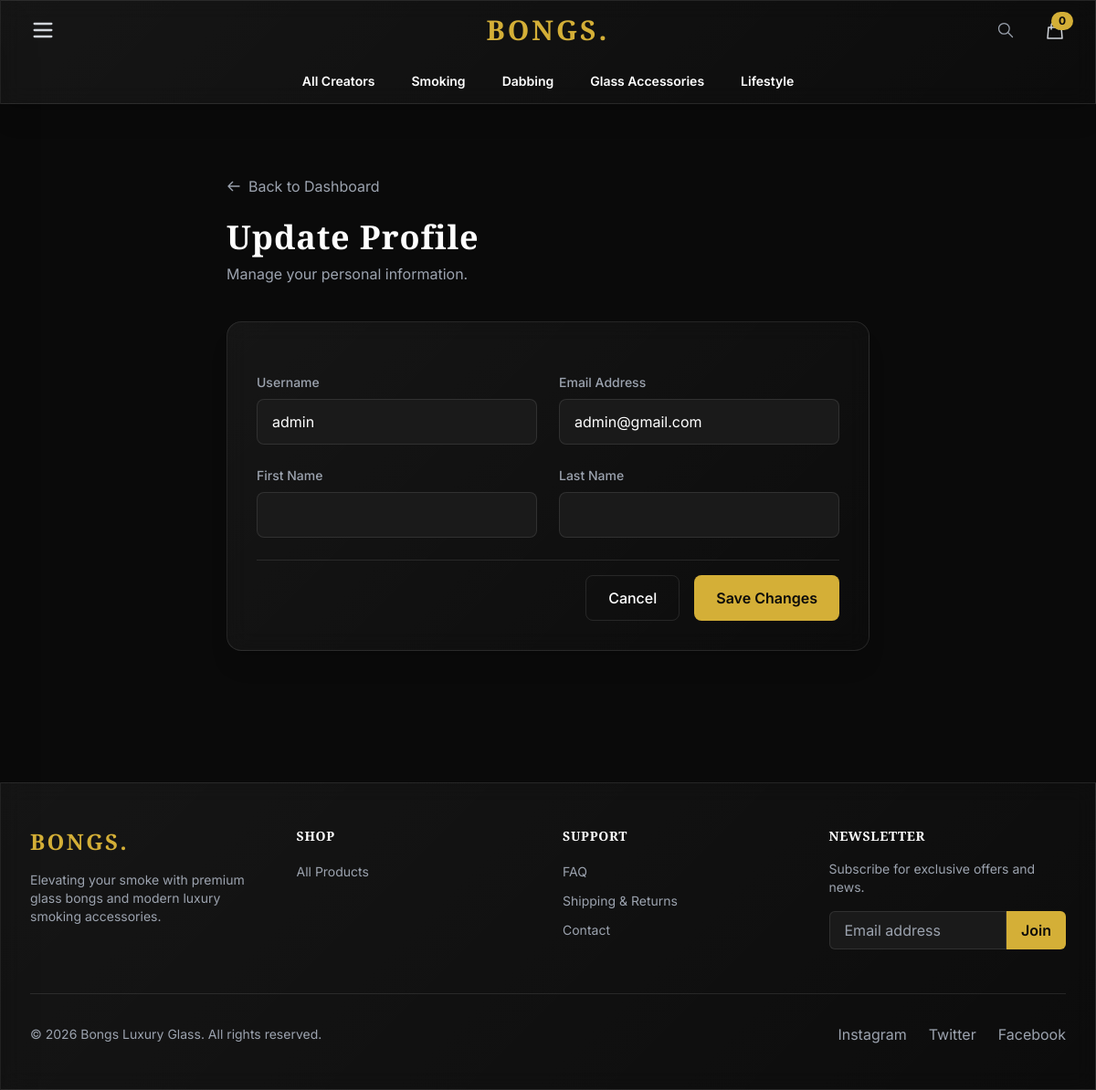
/profile/profile/update/ (signed in), run on the app's committed database.
### shop/models.py (models this page shows, shortened)
class Category(models.Model):
    parent = models.ForeignKey('self', related_name='children', on_delete=models.CASCADE, blank=True, null=True)
    name = models.CharField(max_length=200)
    slug = models.SlugField(max_length=200, unique=True)
    description = models.TextField(blank=True)
    image = models.ImageField(upload_to='categories/%Y/%m/%d', blank=True)
    class Meta:
        ordering = ['name']
        verbose_name_plural = 'categories'

### accounts/models.py (models this page shows, shortened)
class User(AbstractUser):
    email = models.EmailField(unique=True, blank=True)
    phone_number = models.CharField(max_length=20, blank=True, null=True)
    address = models.TextField(blank=True, null=True)
    USERNAME_FIELD = 'username'
    REQUIRED_FIELDS = ['email']

### accounts/views.py (the view)
# urls.py: path('profile/update/', views.profile_update, name='profile_update'),
@login_required
def profile_update(request):
    if request.method == 'POST':
        form = UserUpdateForm(request.POST, instance=request.user)
        if form.is_valid():
            form.save()
            messages.success(request, 'Your profile has been updated.')
            return redirect('accounts:dashboard')
    else:
        form = UserUpdateForm(instance=request.user)
    return render(request, 'accounts/profile_update.html', {'form': form})

### accounts/forms.py
class UserUpdateForm(forms.ModelForm):
    class Meta:
        model = User
        fields = ['username', 'first_name', 'last_name', 'email']
        widgets = {
            'username': forms.TextInput(attrs={'class': 'w-full bg-brand-muted border border-white/10 rounded-lg px-4 py-3 text-white focus:outline-none focus:border-brand-accent focus:ring-1 focus:ring-brand-accent'}),
            'first_name': forms.TextInput(attrs={'class': 'w-full bg-brand-muted border border-white/10 rounded-lg px-4 py-3 text-white focus:outline-none focus:border-brand-accent focus:ring-1 focus:ring-brand-accent'}),
            'last_name': forms.TextInput(attrs={'class': 'w-full bg-brand-muted border border-white/10 rounded-lg px-4 py-3 text-white focus:outline-none focus:border-brand-accent focus:ring-1 focus:ring-brand-accent'}),
            'email': forms.EmailInput(attrs={'class': 'w-full bg-brand-muted border border-white/10 rounded-lg px-4 py-3 text-white focus:outline-none focus:border-brand-accent focus:ring-1 focus:ring-brand-accent'}),
        }

### orders/cart.py (called while the page is built)
    def __len__(self):
        return sum(item['quantity'] for item in self.cart.values())

### orders/context_processors.py (called while the page is built)
def cart(request):
    return {'cart': Cart(request)}

### shop/context_processors.py (called while the page is built)
def shop_categories(request):
    top_names = ['All Creators', 'Smoking', 'Dabbing', 'Glass Accessories', 'Lifestyle']
    top_categories = Category.objects.filter(name__in=top_names, parent__isnull=True).prefetch_related('children__children')
    cases = [models.When(name=name, then=models.Value(i)) for i, name in enumerate(top_names)]
    top_categories = top_categories.annotate(custom_order=models.Case(*cases, output_field=models.IntegerField())).order_by('custom_order')
    return {'shop_top_categories': top_categories}

### templates/accounts/profile_update.html (shortened to what this page needs)
{% extends "base.html" %}
{% block content %}
<div class="max-w-3xl mx-auto px-4 sm:px-6 lg:px-8 py-16">
    <div class="mb-10">
        <a href="{% url 'accounts:dashboard' %}" class="text-gray-400 hover:text-white flex items-center gap-2 mb-6 transition-colors w-fit">
            <svg class="w-4 h-4" fill="none" stroke="currentColor" viewBox="0 0 24 24"><path stroke-linecap="round" stroke-linejoin="round" stroke-width="2" d="M10 19l-7-7m0 0l7-7m-7 7h18"/></svg>
            Back to Dashboard
        </a>
        <h1 class="text-4xl font-serif font-bold text-white">Update Profile</h1>
        <p class="text-gray-400 mt-2">Manage your personal information.</p>
    </div>
    <div class="glass-card p-8">
        <form method="POST" class="space-y-6">
            <div class="grid grid-cols-1 md:grid-cols-2 gap-6">
                <div>
                    <label class="block text-sm font-medium text-gray-400 mb-2">Username</label>
                    {{ form.username }}
                </div>
                <div>
                    <label class="block text-sm font-medium text-gray-400 mb-2">Email Address</label>
                    {{ form.email }}
                </div>
            </div>
            <div class="grid grid-cols-1 md:grid-cols-2 gap-6">
                <div>
                    <label class="block text-sm font-medium text-gray-400 mb-2">First Name</label>
                    {{ form.first_name }}
                </div>
                <div>
                    <label class="block text-sm font-medium text-gray-400 mb-2">Last Name</label>
                    {{ form.last_name }}
                </div>
            </div>
            <div class="pt-4 border-t border-white/10 flex justify-end gap-4 mt-8">
                <a href="{% url 'accounts:dashboard' %}" class="px-6 py-3 border border-white/10 text-white font-medium rounded-lg hover:bg-white/5 transition-colors">Cancel</a>
                <button type="submit" class="px-6 py-3 bg-brand-accent text-brand-dark font-semibold rounded-lg hover:bg-yellow-600 transition-colors">Save Changes</button>
            </div>
        </form>
    </div>
</div>
{% endblock %}

### templates/base.html (shortened to what this page needs)
<!DOCTYPE html>
<html lang="en">
<head>
    <link href="https://unpkg.com/aos@2.3.1/dist/aos.css" rel="stylesheet">
    <script src="https://cdn.tailwindcss.com"></script>
</head>
<body class="min-h-screen flex flex-col" hx-headers='{"X-CSRFToken": "{{ csrf_token }}"}'>
    <header class="glass fixed w-full z-50 top-0 border-b border-white/10">
        <div class="max-w-7xl mx-auto px-4 sm:px-6 lg:px-8">
            <div class="flex justify-between items-center h-16">
                <div class="flex items-center w-1/3">
                    <button type="button" onclick="toggleSidebarMenu()" class="text-gray-300 hover:text-brand-accent focus:outline-none">
                        <svg class="w-7 h-7" fill="none" stroke="currentColor" viewBox="0 0 24 24">
                            <path stroke-linecap="round" stroke-linejoin="round" stroke-width="2" d="M4 6h16M4 12h16M4 18h16"></path>
                        </svg>
                    </button>
                </div>
                <div class="flex-shrink-0 flex items-center justify-center w-1/3">
                    <a href="/" class="text-3xl font-serif font-bold text-brand-accent tracking-widest">BONGS.</a>
                </div>
                <div class="flex items-center justify-end space-x-4 md:space-x-6 w-1/3">
                    <form action="{% url 'shop:product_list' %}" method="GET" class="relative group hidden sm:block">
                        <div class="absolute inset-y-0 right-0 pr-2 flex items-center pointer-events-none">
                            <svg class="w-5 h-5 text-gray-400 group-hover:text-brand-accent transition-colors" fill="none" stroke="currentColor" viewBox="0 0 24 24"><path stroke-linecap="round" stroke-linejoin="round" stroke-width="1.5" d="M21 21l-6-6m2-5a7 7 0 11-14 0 7 7 0 0114 0z"></path></svg>
                        </div>
                    </form>
                    <a href="{% url 'orders:cart_detail' %}" class="text-gray-300 hover:text-brand-accent transition-colors relative">
                        <svg class="w-6 h-6" fill="none" stroke="currentColor" viewBox="0 0 24 24"><path stroke-linecap="round" stroke-linejoin="round" stroke-width="1.5" d="M16 11V7a4 4 0 00-8 0v4M5 9h14l1 12H4L5 9z"></path></svg>
                        <span class="absolute -top-2 -right-2 bg-brand-accent text-brand-dark text-xs font-bold px-2 py-0.5 rounded-full">
                            {% with totlen=cart|length %}
                                {% if totlen > 0 %}{{ totlen }}{% else %}0{% endif %}
                            {% endwith %}
                        </span>
                    </a>
                </div>
            </div>
            <nav class="hidden md:flex justify-center items-center space-x-10 h-12">
                {% for top_cat in shop_top_categories %}
                    <div class="group h-full flex items-center">
                        <button type="button" class="text-white hover:text-brand-accent font-semibold text-sm transition-colors {% if category.get_root.slug == top_cat.slug %}text-brand-accent{% endif %} cursor-default">
                            {{ top_cat.name }}
                        </button>
                    </div>
                {% endfor %}
            </nav>
        </div>
    </header>
    <main class="flex-grow pt-24 lg:pt-32">
        {% block content %}
        {% endblock content %}
    </main>
    <footer class="glass border-t border-white/10 mt-20 py-12" data-aos="fade-up">
        <div class="max-w-7xl mx-auto px-4 sm:px-6 lg:px-8">
            <div class="grid grid-cols-1 md:grid-cols-4 gap-8">
                <div>
                    <span class="text-2xl font-serif font-bold text-brand-accent tracking-widest">BONGS.</span>
                    <p class="mt-4 text-sm text-gray-400">Elevating your smoke with premium glass bongs and modern luxury smoking accessories.</p>
                </div>
                <div>
                    <h3 class="text-sm font-semibold text-white tracking-wider uppercase">Shop</h3>
                    <ul class="mt-4 space-y-2">
                        <li><a href="{% url 'shop:product_list' %}" class="text-sm text-gray-400 hover:text-brand-accent">All Products</a></li>
                        </ul>
                </div>
                <div>
                    <h3 class="text-sm font-semibold text-white tracking-wider uppercase">Support</h3>
                    <ul class="mt-4 space-y-2">
                        <li><a href="{% url 'core:faq' %}" class="text-sm text-gray-400 hover:text-brand-accent">FAQ</a></li>
                        <li><a href="{% url 'core:faq' %}" class="text-sm text-gray-400 hover:text-brand-accent">Shipping & Returns</a></li>
                        <li><a href="{% url 'core:contact' %}" class="text-sm text-gray-400 hover:text-brand-accent">Contact</a></li>
                    </ul>
                </div>
                <div>
                    <h3 class="text-sm font-semibold text-white tracking-wider uppercase">Newsletter</h3>
                    <p class="mt-4 text-sm text-gray-400">Subscribe for exclusive offers and news.</p>
                    <form class="mt-4 flex">
                        <input type="email" class="w-full px-4 py-2 bg-brand-muted border border-white/10 rounded-l-md focus:outline-none focus:border-brand-accent text-white" placeholder="Email address">
                        <button type="submit" class="bg-brand-accent text-brand-dark px-4 py-2 rounded-r-md font-semibold hover:bg-yellow-600 transition-colors">Join</button>
                    </form>
                </div>
            </div>
            <div class="mt-12 border-t border-white/10 pt-8 flex justify-between items-center">
                <p class="text-sm text-gray-400">&copy; 2026 Bongs Luxury Glass. All rights reserved.</p>
                <div class="flex space-x-6 text-gray-400">
                    <a href="#" class="hover:text-brand-accent">Instagram</a>
                    <a href="#" class="hover:text-brand-accent">Twitter</a>
                    <a href="#" class="hover:text-brand-accent">Facebook</a>
                </div>
            </div>
        </div>
    </footer>
</body>
</html>

### data on the page
Category: name "All Creators"
Category: name "Smoking"
Category: name "Dabbing"
Category: name "Glass Accessories"
Category: name "Lifestyle"
User: username "admin", email "admin@gmail.com"
